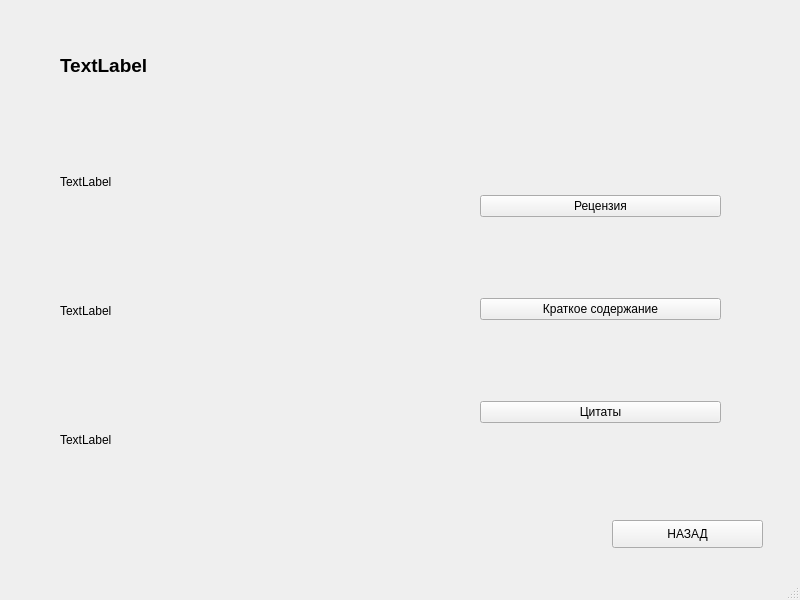
<?xml version="1.0" encoding="UTF-8"?>
<ui version="4.0">
 <class>MainWindow</class>
 <widget class="QMainWindow" name="MainWindow">
  <property name="geometry">
   <rect>
    <x>0</x>
    <y>0</y>
    <width>800</width>
    <height>600</height>
   </rect>
  </property>
  <property name="windowTitle">
   <string>MainWindow</string>
  </property>
  <widget class="QWidget" name="centralwidget">
   <widget class="QWidget" name="verticalLayoutWidget">
    <property name="geometry">
     <rect>
      <x>60</x>
      <y>120</y>
      <width>231</width>
      <height>381</height>
     </rect>
    </property>
    <layout class="QVBoxLayout" name="verticalLayout">
     <item>
      <widget class="QLabel" name="book_year">
       <property name="text">
        <string>TextLabel</string>
       </property>
      </widget>
     </item>
     <item>
      <widget class="QLabel" name="book_genre">
       <property name="text">
        <string>TextLabel</string>
       </property>
      </widget>
     </item>
     <item>
      <widget class="QLabel" name="book_author">
       <property name="text">
        <string>TextLabel</string>
       </property>
      </widget>
     </item>
    </layout>
   </widget>
   <widget class="QLabel" name="book_name">
    <property name="geometry">
     <rect>
      <x>60</x>
      <y>10</y>
      <width>229</width>
      <height>90</height>
     </rect>
    </property>
    <property name="text">
     <string>&lt;html&gt;&lt;head/&gt;&lt;body&gt;&lt;p&gt;&lt;span style=&quot; font-size:14pt; font-weight:600;&quot;&gt;&lt;br/&gt;TextLabel&lt;/span&gt;&lt;/p&gt;&lt;/body&gt;&lt;/html&gt;</string>
    </property>
   </widget>
   <widget class="QWidget" name="verticalLayoutWidget_2">
    <property name="geometry">
     <rect>
      <x>480</x>
      <y>120</y>
      <width>241</width>
      <height>381</height>
     </rect>
    </property>
    <layout class="QVBoxLayout" name="verticalLayout_2">
     <item>
      <widget class="QPushButton" name="book_review">
       <property name="text">
        <string>Рецензия</string>
       </property>
      </widget>
     </item>
     <item>
      <widget class="QPushButton" name="book_retelling">
       <property name="text">
        <string>Краткое содержание</string>
       </property>
      </widget>
     </item>
     <item>
      <widget class="QPushButton" name="book_quotes">
       <property name="text">
        <string>Цитаты</string>
       </property>
      </widget>
     </item>
    </layout>
   </widget>
   <widget class="QPushButton" name="back_button">
    <property name="geometry">
     <rect>
      <x>612</x>
      <y>520</y>
      <width>151</width>
      <height>28</height>
     </rect>
    </property>
    <property name="text">
     <string>НАЗАД</string>
    </property>
   </widget>
  </widget>
  <widget class="QMenuBar" name="menubar">
   <property name="geometry">
    <rect>
     <x>0</x>
     <y>0</y>
     <width>800</width>
     <height>26</height>
    </rect>
   </property>
  </widget>
  <widget class="QStatusBar" name="statusbar"/>
 </widget>
 <resources/>
 <connections/>
</ui>
